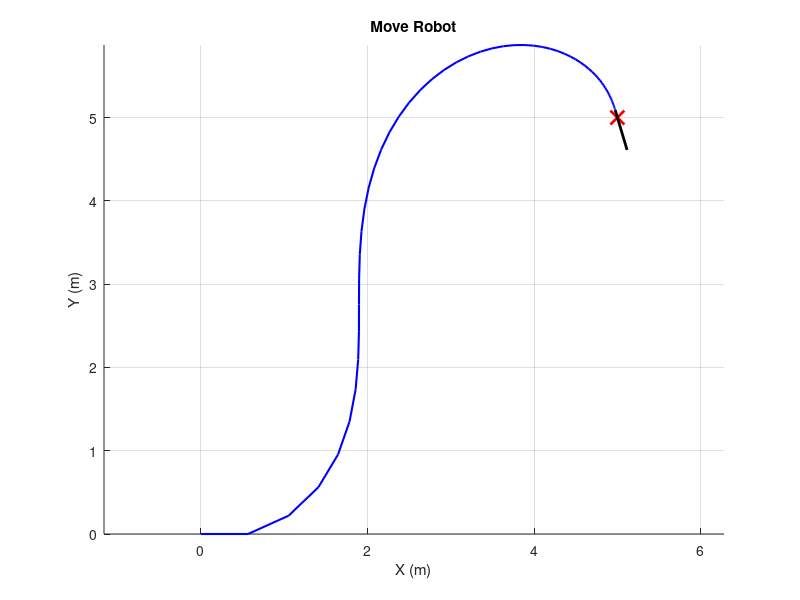

Here is the MATLAB script that generated this plot:
clc; clear; close all;


L = 0.5;    
r = 0.1;     
dt = 0.1;    
max_time = 200;

x = 0; 
y = 0; 
theta = 0;


goal_x = input('Please enter x : ');
goal_y = input('Please enter y : ');
goal_theta = input('Please enter theta(Radian) : ');


k_rho = 0.8;       
k_alpha = 2.5;     
k_beta  = -1.1;    


figure;
hold on;
grid on;
axis equal;
xlabel('X (m)');
ylabel('Y (m)');
title('Move Robot');
plot(goal_x, goal_y, 'rx', 'MarkerSize',10, 'LineWidth',2); 
trajectory = plot(x, y, 'b-', 'LineWidth',1.5); 
robot_body = plot([x x+0.5*cos(theta)], [y y+0.5*sin(theta)], 'k-', 'LineWidth',2); 


for t = 0:dt:max_time
    
    
    dx = goal_x - x;
    dy = goal_y - y;
    rho = sqrt(dx^2 + dy^2);                 
    alpha = atan2(dy, dx) - theta;             
    beta = -theta - alpha + goal_theta;        
    
   
    alpha = atan2(sin(alpha), cos(alpha));
    beta  = atan2(sin(beta),  cos(beta));
    
   
    if rho < 0.1
        disp('the goal achieve');
        break;
    end
  
    v = k_rho * rho;             
    w = k_alpha * alpha + k_beta * beta;  %
    
    
    x = x + v * cos(theta) * dt;
    y = y + v * sin(theta) * dt;
    theta = theta + w * dt;
    theta = atan2(sin(theta), cos(theta)); 
    
   
    set(trajectory, 'XData', [get(trajectory,'XData') x], ...
                    'YData', [get(trajectory,'YData') y]);
    set(robot_body, 'XData', [x x+0.5*cos(theta)], ...
                    'YData', [y y+0.5*sin(theta)]);
    drawnow;
    
end

disp(['the last location : (', num2str(x), ', ', num2str(y), ')']);
disp(['the last angle : ', num2str(theta), ' Radian']);

